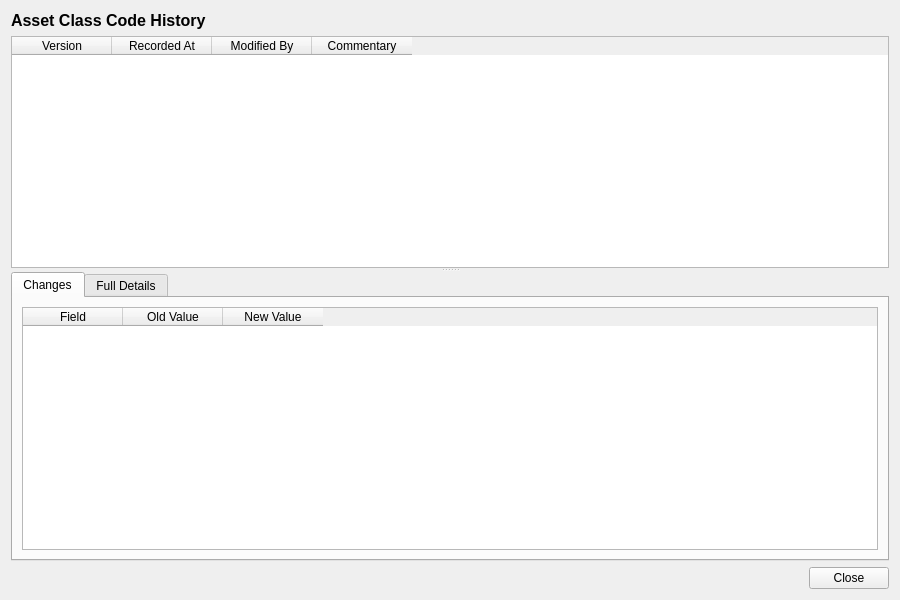
<?xml version="1.0" encoding="UTF-8"?>
<ui version="4.0">
 <class>AssetClassCodeHistoryDialog</class>
 <widget class="QWidget" name="AssetClassCodeHistoryDialog">
  <property name="geometry">
   <rect>
    <x>0</x>
    <y>0</y>
    <width>900</width>
    <height>600</height>
   </rect>
  </property>
  <property name="windowTitle">
   <string>Asset Class Code History</string>
  </property>
  <layout class="QVBoxLayout" name="verticalLayout">
   <item>
    <widget class="QLabel" name="titleLabel">
     <property name="font">
      <font>
       <pointsize>12</pointsize>
       <bold>true</bold>
      </font>
     </property>
     <property name="text">
      <string>Asset Class Code History</string>
     </property>
    </widget>
   </item>
   <item>
    <widget class="QSplitter" name="splitter">
     <property name="orientation">
      <enum>Qt::Vertical</enum>
     </property>
     <widget class="QTableWidget" name="versionListWidget">
      <property name="minimumHeight">
       <number>150</number>
      </property>
      <property name="maximumHeight">
       <number>250</number>
      </property>
      <property name="alternatingRowColors">
       <bool>true</bool>
      </property>
      <property name="editTriggers">
       <set>QAbstractItemView::NoEditTriggers</set>
      </property>
      <property name="selectionMode">
       <enum>QAbstractItemView::SingleSelection</enum>
      </property>
      <property name="selectionBehavior">
       <enum>QAbstractItemView::SelectRows</enum>
      </property>
      <column>
       <property name="text">
        <string>Version</string>
       </property>
      </column>
      <column>
       <property name="text">
        <string>Recorded At</string>
       </property>
      </column>
      <column>
       <property name="text">
        <string>Modified By</string>
       </property>
      </column>
      <column>
       <property name="text">
        <string>Commentary</string>
       </property>
      </column>
     </widget>
     <widget class="QWidget" name="detailWidget">
      <layout class="QVBoxLayout" name="detailLayout">
       <property name="leftMargin">
        <number>0</number>
       </property>
       <property name="topMargin">
        <number>0</number>
       </property>
       <property name="rightMargin">
        <number>0</number>
       </property>
       <property name="bottomMargin">
        <number>0</number>
       </property>
       <item>
        <widget class="QTabWidget" name="tabWidget">
         <property name="currentIndex">
          <number>0</number>
         </property>
         <widget class="QWidget" name="changesTab">
          <attribute name="title">
           <string>Changes</string>
          </attribute>
          <layout class="QVBoxLayout" name="changesTabLayout">
           <item>
            <widget class="QTableWidget" name="changesTableWidget">
             <property name="editTriggers">
              <set>QAbstractItemView::NoEditTriggers</set>
             </property>
             <property name="alternatingRowColors">
              <bool>true</bool>
             </property>
             <property name="selectionMode">
              <enum>QAbstractItemView::SingleSelection</enum>
             </property>
             <property name="selectionBehavior">
              <enum>QAbstractItemView::SelectRows</enum>
             </property>
             <column>
              <property name="text">
               <string>Field</string>
              </property>
             </column>
             <column>
              <property name="text">
               <string>Old Value</string>
              </property>
             </column>
             <column>
              <property name="text">
               <string>New Value</string>
              </property>
             </column>
            </widget>
           </item>
          </layout>
         </widget>
         <widget class="QWidget" name="fullDetailsTab">
          <attribute name="title">
           <string>Full Details</string>
          </attribute>
          <layout class="QVBoxLayout" name="fullDetailsTabLayout">
           <item>
            <widget class="QScrollArea" name="scrollArea">
             <property name="widgetResizable">
              <bool>true</bool>
             </property>
             <widget class="QWidget" name="scrollAreaWidgetContents">
              <property name="geometry">
               <rect>
                <x>0</x>
                <y>0</y>
                <width>560</width>
                <height>450</height>
               </rect>
              </property>
              <layout class="QFormLayout" name="formLayout">
               <item row="0" column="0">
                <widget class="QLabel" name="codeLabel">
                 <property name="text">
                  <string>Code:</string>
                 </property>
                </widget>
               </item>
               <item row="0" column="1">
                <widget class="QLabel" name="codeValue">
                 <property name="text">
                  <string/>
                 </property>
                </widget>
               </item>
               <item row="1" column="0">
                <widget class="QLabel" name="nameLabel">
                 <property name="text">
                  <string>Name:</string>
                 </property>
                </widget>
               </item>
               <item row="1" column="1">
                <widget class="QLabel" name="nameValue">
                 <property name="text">
                  <string/>
                 </property>
                </widget>
               </item>
               <item row="2" column="0">
                <widget class="QLabel" name="descriptionLabel">
                 <property name="text">
                  <string>Description:</string>
                 </property>
                </widget>
               </item>
               <item row="2" column="1">
                <widget class="QLabel" name="descriptionValue">
                 <property name="text">
                  <string/>
                 </property>
                 <property name="wordWrap">
                  <bool>true</bool>
                 </property>
                </widget>
               </item>
               <item row="3" column="0">
                <widget class="QLabel" name="display_orderLabel">
                 <property name="text">
                  <string>Display Order:</string>
                 </property>
                </widget>
               </item>
               <item row="3" column="1">
                <widget class="QLabel" name="displayOrderValue">
                 <property name="text">
                  <string/>
                 </property>
                </widget>
               </item>
               <item row="4" column="0">
                <widget class="QLabel" name="versionNumberLabel">
                 <property name="text">
                  <string>Version:</string>
                 </property>
                </widget>
               </item>
               <item row="4" column="1">
                <widget class="QLabel" name="versionNumberValue">
                 <property name="text">
                  <string/>
                 </property>
                </widget>
               </item>
               <item row="5" column="0">
                <widget class="QLabel" name="modifiedByLabel">
                 <property name="text">
                  <string>Modified By:</string>
                 </property>
                </widget>
               </item>
               <item row="5" column="1">
                <widget class="QLabel" name="modifiedByValue">
                 <property name="text">
                  <string/>
                 </property>
                </widget>
               </item>
               <item row="6" column="0">
                <widget class="QLabel" name="recordedAtLabel">
                 <property name="text">
                  <string>Recorded At:</string>
                 </property>
                </widget>
               </item>
               <item row="6" column="1">
                <widget class="QLabel" name="recordedAtValue">
                 <property name="text">
                  <string/>
                 </property>
                </widget>
               </item>
               <item row="7" column="0">
                <widget class="QLabel" name="changeCommentaryLabel">
                 <property name="text">
                  <string>Change Commentary:</string>
                 </property>
                </widget>
               </item>
               <item row="7" column="1">
                <widget class="QLabel" name="changeCommentaryValue">
                 <property name="text">
                  <string/>
                 </property>
                 <property name="wordWrap">
                  <bool>true</bool>
                 </property>
                </widget>
               </item>
              </layout>
             </widget>
            </widget>
           </item>
          </layout>
         </widget>
        </widget>
       </item>
      </layout>
     </widget>
    </widget>
   </item>
   <item>
    <layout class="QHBoxLayout" name="buttonLayout">
     <item>
      <spacer name="horizontalSpacer">
       <property name="orientation">
        <enum>Qt::Horizontal</enum>
       </property>
       <property name="sizeHint" stdset="0">
        <size><width>40</width><height>20</height></size>
       </property>
      </spacer>
     </item>
     <item>
      <widget class="QPushButton" name="closeButton">
       <property name="text">
        <string>Close</string>
       </property>
      </widget>
     </item>
    </layout>
   </item>
  </layout>
 </widget>
 <resources/>
 <connections/>
</ui>
